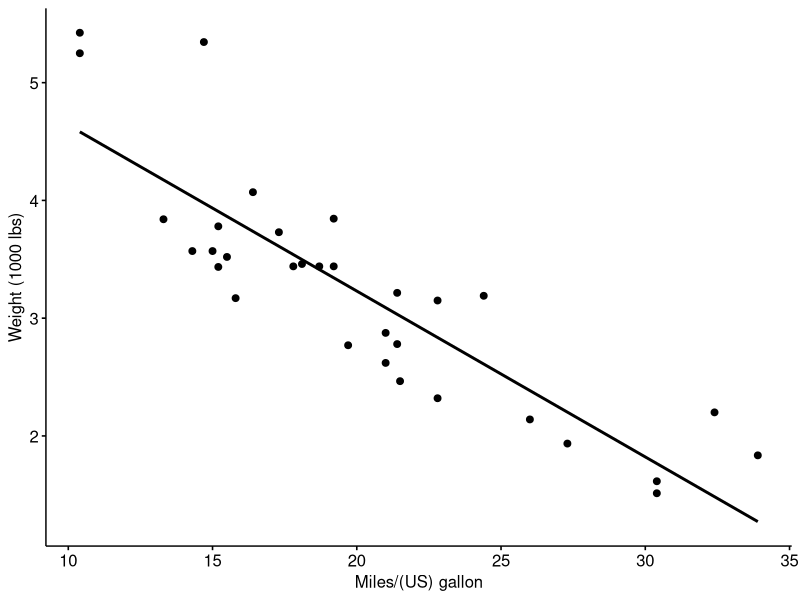

Generate this figure with R:
# Author: Pawar, Date: 02/08/2024, Purpose: Calculate the correlation test

# Load the library ggpubr
library(ggpubr)

# Load some dummy dataset
my_data <- mtcars 

# Create a plot of your data
ggscatter(my_data, x = "mpg", y = "wt", add = "reg.line", cor.method = "pearson", xlab = "Miles/(US) gallon", ylab = "Weight (1000 lbs)")
